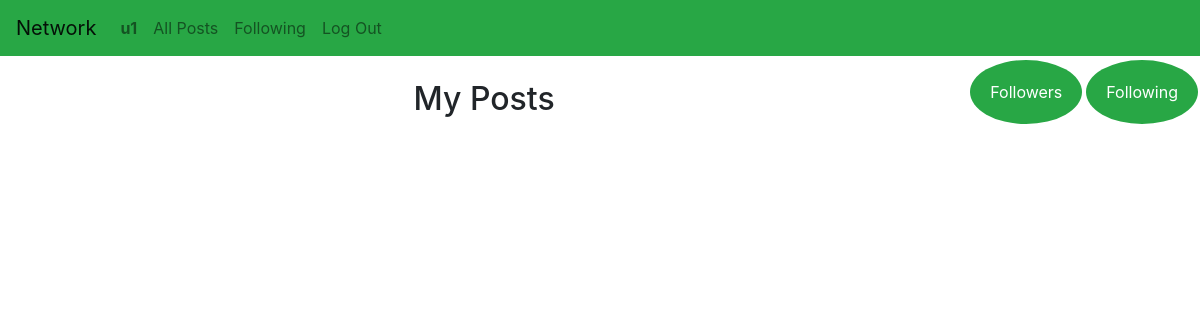
Before: /profile/u1 with the older database file.
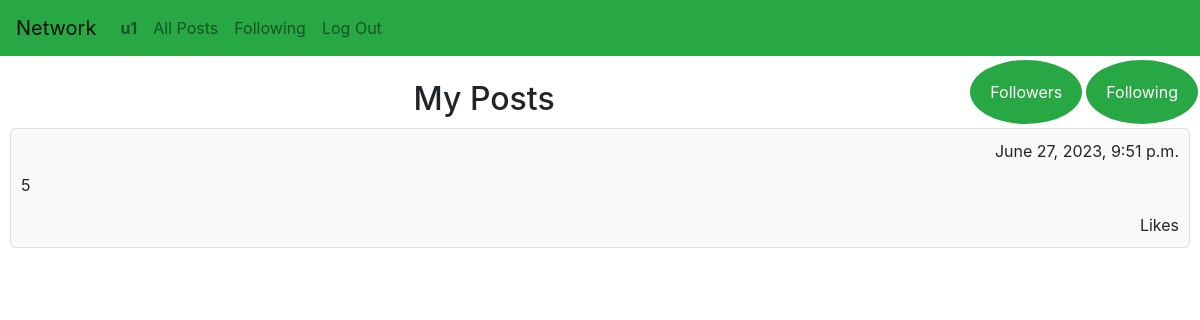
After: the same page with the newer database file.
### network/models.py (models this page shows, shortened)
class Post(models.Model):
    user = models.ForeignKey(User, on_delete=models.CASCADE, related_name="posts")
    content = models.TextField(blank=True)
    timestamp = models.DateTimeField(auto_now_add=True)
    likes = models.ManyToManyField(User, related_name="liked_posts", blank=True)

### network/views.py (the view)
# urls.py: path("profile/<str:username>", views.profile, name="profile"),
def profile(request, username):
    user = User.objects.get(username=username)
    posts = user.posts.all().order_by("-timestamp").values()
    return render(request, "network/profile.html", {
        "posts": posts,
        "user": user
    })

### network/templates/network/profile.html (shortened to what this page needs)
{% extends "network/layout.html" %}
{% block body %}
<p class="button float-right nav-link">Following </p>
<p class="button float-right nav-link">Followers </p>
<br>
<h2>My Posts</h2>
{% for post in posts %}
    <div class="post">
        <div class="post-header">
            <span class="float-right">{{ post.timestamp }}</span>
        </div>
        <div class="post-body">
            <p>{{ post.content }}</p>
        </div>
        <div class="post-footer">
            <span>{{ post.likes.count }} Likes</span>
        </div>
    </div>
{% endfor %}
{% endblock %}

Changed rows visible on the page:
added Post: timestamp "June 27, 2023, 9:51 p.m.", content "5"
